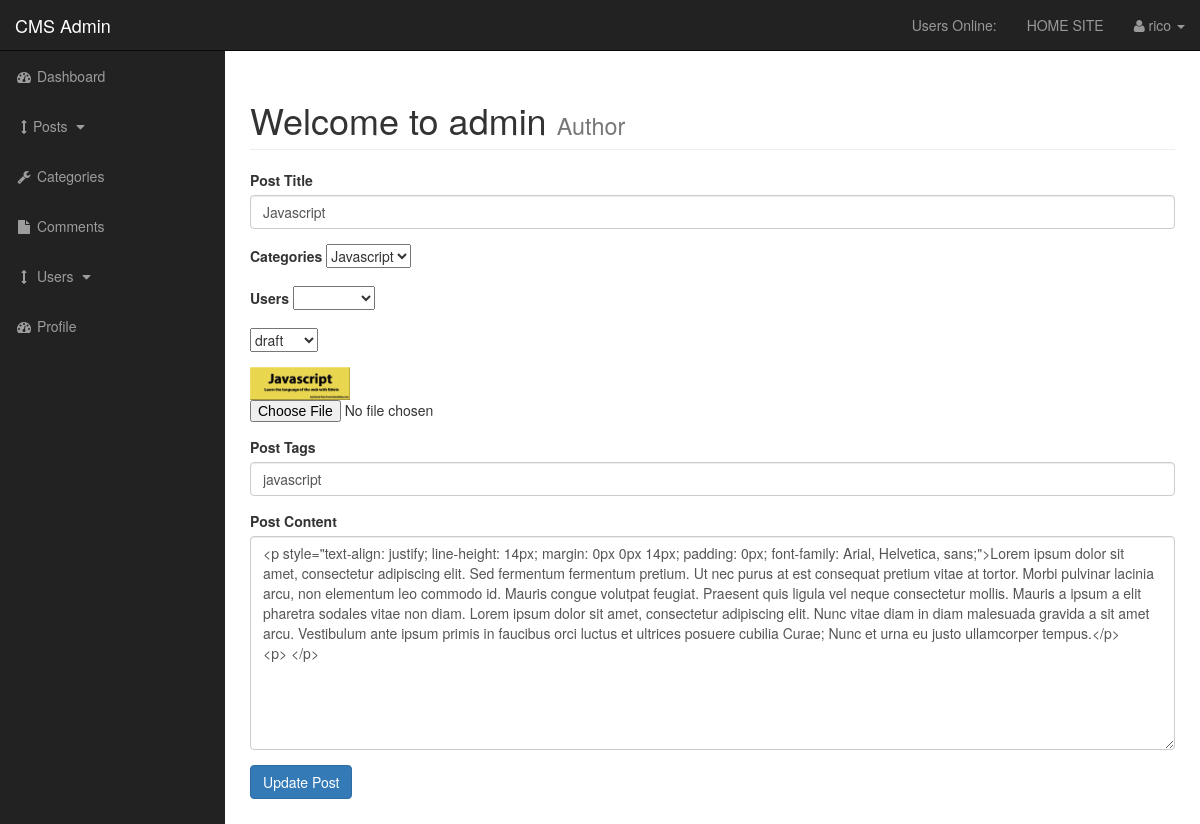
/admin/posts.php?source=edit_post&p_id=114 (signed in), run on the app's committed database.
### tables this page shows
CREATE TABLE IF NOT EXISTS `posts` (
  `post_id` int(3) NOT NULL,
  `post_category_id` int(3) NOT NULL,
  `post_title` varchar(255) NOT NULL,
  `post_author` varchar(255) NOT NULL,
  `post_user` varchar(255) NOT NULL,
  `post_date` date NOT NULL,
  `post_image` text NOT NULL,
  `post_content` text NOT NULL,
  `post_tags` varchar(255) NOT NULL,
  `post_comment_count` varchar(255) NOT NULL,
  `post_status` varchar(255) NOT NULL DEFAULT 'draft',
  `post_views_count` int(11) NOT NULL
);

### admin/functions.php (called while the page is built, shortened)
<?php
function escape($string) {
global $connection;
return mysqli_real_escape_string($connection, trim($string));
}
?>

### admin/includes/edit_post.php (the view, shortened to what this page needs)
<?php
    if(isset($_GET['p_id'])){
    $the_post_id =  escape($_GET['p_id']);
    }
    $query = "SELECT * FROM posts WHERE post_id = $the_post_id  ";
    $select_posts_by_id = mysqli_query($connection,$query);
    while($row = mysqli_fetch_assoc($select_posts_by_id)) {
        $post_user          = $row['post_user'];
        $post_title         = $row['post_title'];
        $post_category_id   = $row['post_category_id'];
        $post_status        = $row['post_status'];
        $post_image         = $row['post_image'];
        $post_content       = $row['post_content'];
        $post_tags          = $row['post_tags'];
         }
?>
    <form action="" method="post" enctype="multipart/form-data">
      <div class="form-group">
         <label for="title">Post Title</label>
          <input value="<?php echo htmlspecialchars(stripslashes($post_title)); ?>"  type="text" class="form-control" name="post_title">
      </div>
           <div class="form-group">
       <label for="categories">Categories</label>
       <select name="post_category" id="">
      <?php
        $query = "SELECT * FROM categories ";
        $select_categories = mysqli_query($connection,$query);
        while($row = mysqli_fetch_assoc($select_categories )) {
        $cat_id = $row['cat_id'];
        $cat_title = $row['cat_title'];
        if($cat_id == $post_category_id) {
        echo "<option selected value='{$cat_id}'>{$cat_title}</option>";
        } else {
          echo "<option value='{$cat_id}'>{$cat_title}</option>";
        }
        }
?>
       </select>
      </div>
        <div class="form-group">
       <label for="users">Users</label>
       <select name="post_user" id="">
<?php echo "<option value='{$post_user}'>{$post_user}</option>"; ?>
<?php
        $users_query = "SELECT * FROM users";
        $select_users = mysqli_query($connection,$users_query);
        while($row = mysqli_fetch_assoc($select_users)) {
        $username = $row['username'];
            echo "<option value='{$username}'>{$username}</option>";
        }
?>
       </select>
      </div>
       <div class="form-group">
      <select name="post_status" id="">
<option value='<?php echo $post_status ?>'><?php echo $post_status; ?></option>
      </select>
        </div>
    <div class="form-group">
       <img width="100" src="../images/<?php echo $post_image; ?>" alt="">
       <input  type="file" name="image">
      </div>
      <div class="form-group">
         <label for="post_tags">Post Tags</label>
          <input value="<?php echo $post_tags; ?>"  type="text" class="form-control" name="post_tags">
      </div>
      <div class="form-group">
         <label for="post_content">Post Content</label>
         <textarea  class="form-control "name="post_content" id="" cols="30" rows="10"><?php echo $post_content; ?>
         </textarea>
      </div>
       <div class="form-group">
          <input class="btn btn-primary" type="submit" name="update_post" value="Update Post">
      </div>
</form>

### admin/css/sb-admin.css (style rules this page uses)
body { margin-top: 100px; background-color: #222; }
@media (min-width:768px) { body { margin-top: 50px; } }

### data on the page
posts: post_title "Javascript", post_status "draft", post_image (picture), post_tags "javascript", post_content "<p style=\"text-align: justify; line-height: 14px; margin: 0px 0px 14px; padding: 0px; font-family: Arial, Helvetica, sans;\">Lorem ipsum dolor sit amet, consectetur adipiscing elit. Sed fermentum fermentum pretium. Ut nec purus at est consequat pretium vitae at tortor. Morbi pulvinar lacinia arcu, non elementum leo commodo id. Mauris congue volutpat feugiat. Praesent quis ligula vel neque consectetur mollis. Mauris a ipsum a elit pharetra sodales vitae non diam. Lorem ipsum dolor sit amet, consectetur adipiscing elit. Nunc vitae diam in diam malesuada gravida a sit amet arcu. Vestibulum ante ipsum primis in faucibus orci luctus et ultrices posuere cubilia Curae; Nunc et urna eu justo…"

### other printed values
$_SESSION['username'] "rico"
form field post_category "Javascript"
